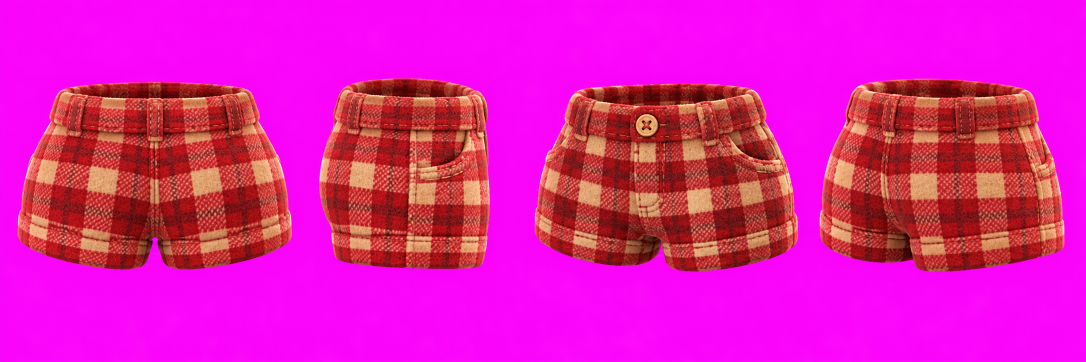
#> input picture assets-src/characters/capybara/wardrobe/views/bottom-check.png, 2172 x 724 px, given in place of bottom-check.png.webp, which was not available (shown at 1/2 size)
$ python -i wardrobe_views.py   (imports and definitions only)
#> lines starting #> are read from the running program, lines starting #| are printed output that depends on the picture; pictures that were not available may be replaced by others from this repository, and a replacement may not be noted
"""옷장 옷의 방향별 그림(뒤·옆·앞대각선·뒤대각선)을 만들고 자른다. 정면 그림은 split_wardrobe.py가 만든 <id>.webp 그대로 쓴다.

python scripts/wardrobe_views.py gen [slot/id ...]   → 옷마다 가로 4칸 시트 생성 (이미 있으면 건너뜀, 2개씩 동시에 — 메모리 부족으로 죽지 않게)
python scripts/wardrobe_views.py split               → 시트를 잘라 public/.../wardrobe/<slot>/<id>-<view>.webp 로 저장
python scripts/wardrobe_views.py synth glasses/id    → codex 없이 안경 정면 그림에서 옆·앞대각선 그림 합성 (안경은 뒤에서 안 보여 두 방향만 쓴다)

칸 순서는 lib/lobby/wardrobe.ts 의 VIEW_ART 순서(back, side, front3q, back3q)와 같아야 한다.
"""

import re
import shutil
import sys
from concurrent.futures import ThreadPoolExecutor
from pathlib import Path

from PIL import Image

ROOT = Path(__file__).resolve().parent.parent
sys.path.insert(0, str(ROOT / "scripts"))
from make_image import ASSETS_DIR, make_image  # noqa: E402
from split_wardrobe import key_magenta  # noqa: E402  (import 시 시트가 없으면 건너뛰기만 한다)

SLOTS = ["hat", "glasses", "onepiece"]  # lib/lobby/wardrobe.ts WARDROBE_SLOTS 와 같게 (상의·하의·신발·장갑은 보류)
VIEWS = ["back", "side", "front3q", "back3q"]
CAPY = ROOT / "assets-src/characters/capybara"
WARDROBE = ROOT / "public/assets/images/characters/capybara/wardrobe"
SRC_DIR = ROOT / "assets-src/characters/capybara/wardrobe/views"

HOW = {
    "hat": "머리에 쓴 모자만 (카피바라 귀가 들어갈 자리는 비워 둔 모양 그대로)",
    "glasses": "얼굴에 쓴 안경만 (옆에서는 앞 렌즈 하나와 귀로 가는 안경다리가 보이는 모양, 뒤에서는 안경다리 끝만)",
    "top": "몸통에 입은 상의만 (소매 포함)",
    "bottom": "허리~허벅지에 입은 하의만",
    "onepiece": "몸통~다리에 입은 한벌옷만 (후드·꼬리 같은 장식 포함)",
    "shoes": "신발 한 짝만 (한 칸에 딱 하나)",
    "gloves": "장갑 한 짝만 (한 칸에 딱 하나)",
}
PAIR_NOTE = (
    "신발·장갑은 칸마다 한 짝만 그린다. 뒤 칸은 뒤꿈치(장갑은 손등) 쪽, 옆 칸은 오른쪽을 향한 옆모습, "
    "앞대각선 칸은 오른쪽 아래를 향한 3/4, 뒤대각선 칸은 오른쪽 위를 향한 3/4."
)


# [8 lines left out: function items, not called in this run]


def sheet_name(slot: str, item_id: str) -> str:
    return f"wardrobe-views-{slot}-{item_id}"


# [69 lines left out: functions gen_one, gen, _safe, split, not called in this run]


def synth_glasses(item_id: str) -> None:
    """codex로 못 만든 안경의 옆·앞대각선 그림을 정면 그림에서 만든다 (안경은 뒤에서 안 보여 두 방향만 쓴다).
    앞대각선(오른쪽 아래를 봄)은 멀어지는 화면 오른쪽 렌즈를 좁히고, 옆(오른쪽을 봄)은 렌즈 하나를 옆에서 본 듯 좁혀 앞에 두고 테 색 안경다리를 귀 쪽으로 뻗는다
    """
    import numpy as np
    from PIL import ImageDraw

    front = Image.open(WARDROBE / "glasses" / f"{item_id}.webp").convert("RGBA")
    w, h = front.size
#> w = 2172; h = 724
    half = w // 2
#> half = 1086
    near, far = front.crop((0, 0, half, h)), front.crop((half, 0, w, h))
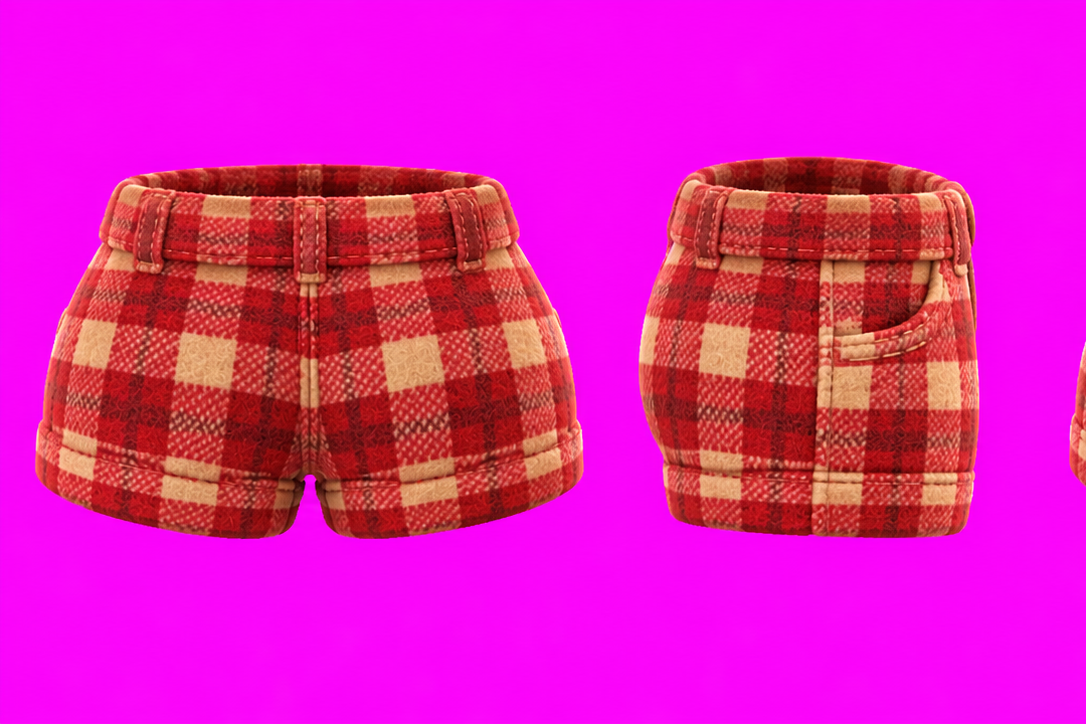
#> near: PIL image 1086x724 RGBA; mean R, G, B, A 225.4, 26.9, 177.6, 255
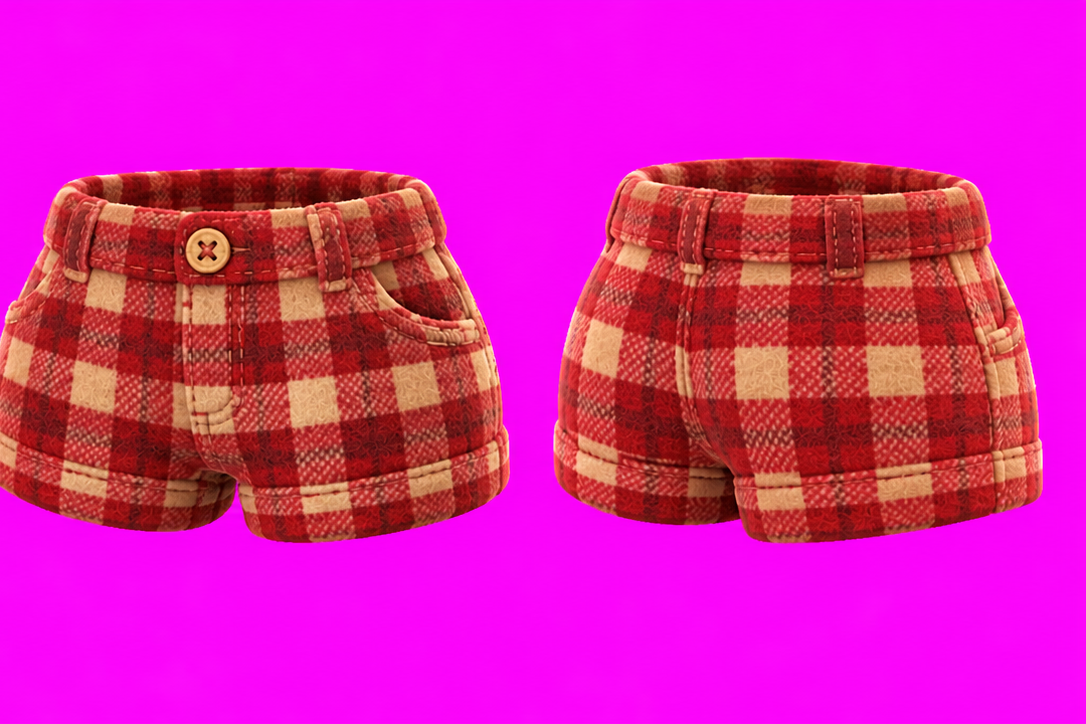
#> far: PIL image 1086x724 RGBA; mean R, G, B, A 219.2, 29.1, 168.8, 255

    quarter = Image.new("RGBA", (round(half * 0.95) + round(half * 0.6), h))
#> quarter: PIL image 1684x724 RGBA; every value is 0
    quarter.alpha_composite(near.resize((round(half * 0.95), h), Image.LANCZOS), (0, 0))
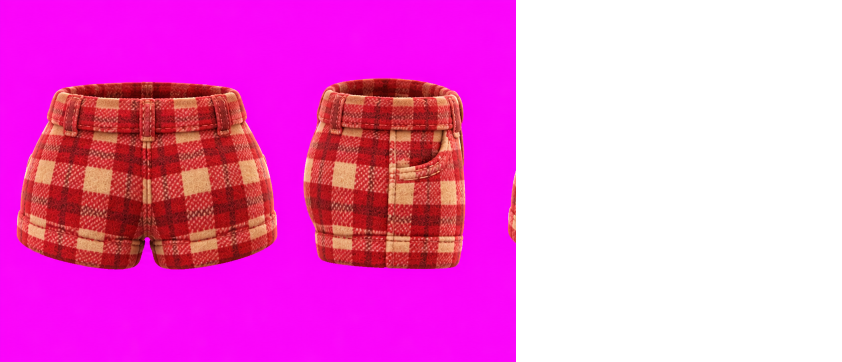
#> quarter: PIL image 1684x724 RGBA (shown at 1/2 size); mean R, G, B, A 138.1, 16.5, 108.8, 156.3; transparent parts drawn white
    quarter.alpha_composite(far.resize((round(half * 0.6), h), Image.LANCZOS), (round(half * 0.95), 0))
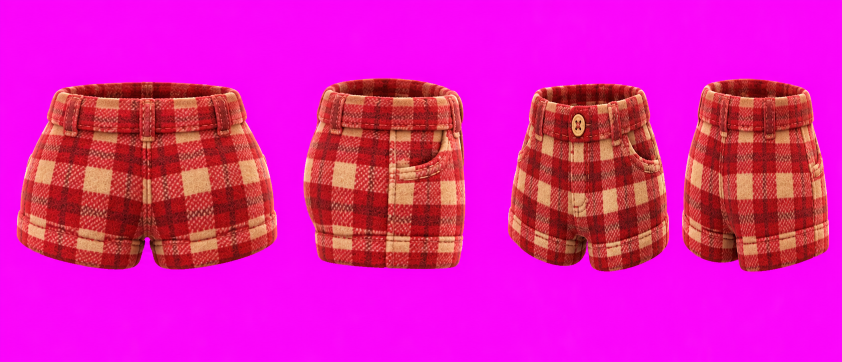
#> quarter: PIL image 1684x724 RGBA (shown at 1/2 size); mean R, G, B, A 223, 27.8, 174.2, 255

    pixels = np.array(front)
    solid = pixels[..., 3] > 200
#> solid: shape (724, 2172) bool; every value is 1
    lum = pixels[..., :3] @ np.array([0.299, 0.587, 0.114])
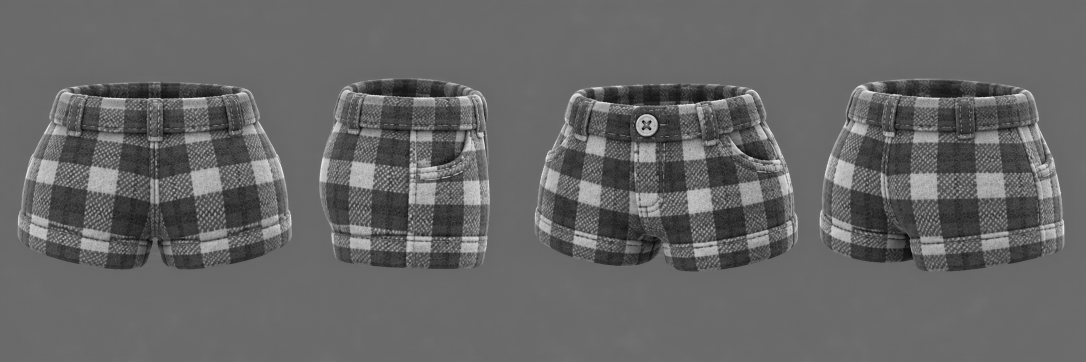
#> lum: shape (724, 2172) float64 (shown at 1/2 size); min 0.598, max 247.8, mean 102.6
    frame = pixels[solid & (lum > 90)][:, :3]  # 어두운 렌즈 빼고 테 색
    color = tuple(int(v) for v in np.median(frame if len(frame) else pixels[solid][:, :3], axis=0)) + (255,)
#> color = (250, 6, 249, 255)
    lens = far.resize((max(6, round(half * 0.3)), h), Image.LANCZOS)
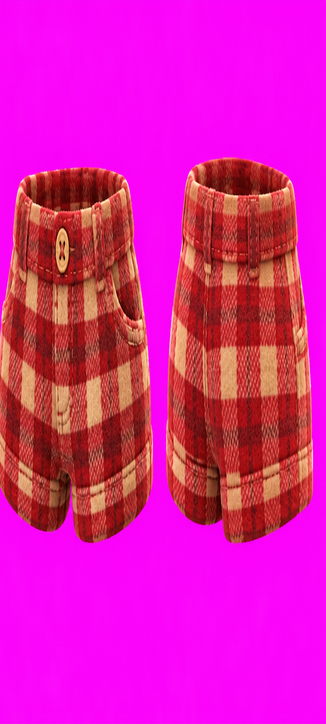
#> lens: PIL image 326x724 RGBA; mean R, G, B, A 219.1, 29.1, 168.8, 255
    temple, thick = round(h * 0.8), max(4, round(h * 0.11))
#> temple = 579; thick = 80
    side = Image.new("RGBA", (temple + lens.width, h))
#> side: PIL image 905x724 RGBA; every value is 0
    draw = ImageDraw.Draw(side)
    y = round(h * 0.38)
#> y = 275
    draw.rounded_rectangle((thick // 2, y, temple + lens.width // 2, y + thick), radius=thick // 2, fill=color)
    draw.rounded_rectangle((0, y, thick, y + round(h * 0.32)), radius=thick // 2, fill=color)  # 귀에 걸리는 끝
    side.alpha_composite(lens, (temple, 0))
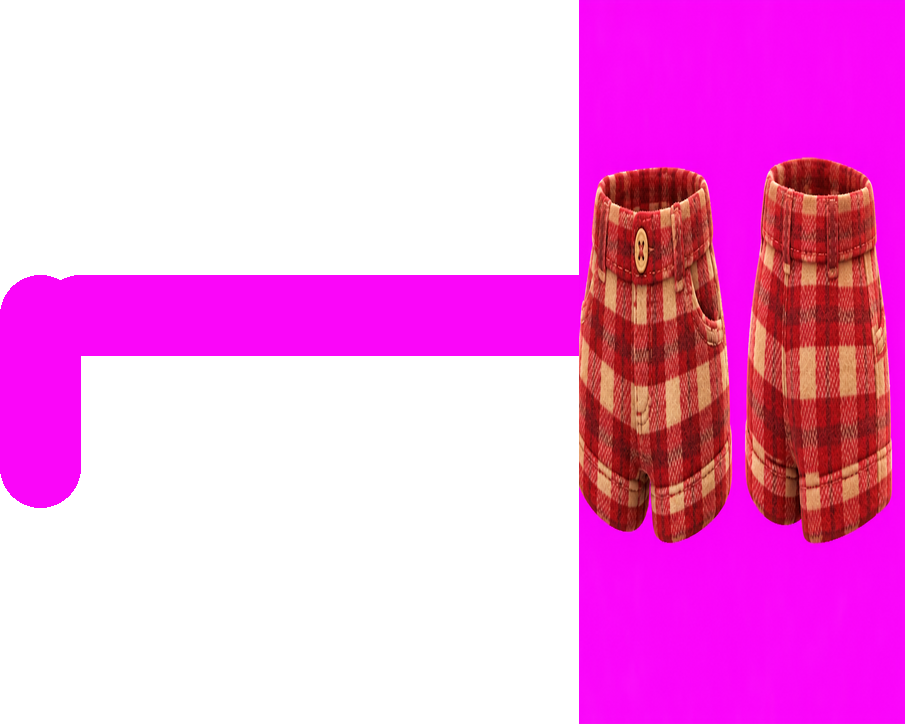
#> side: PIL image 905x724 RGBA; mean R, G, B, A 101.1, 11, 82.9, 114.5; transparent parts drawn white

    for view, image in (("front3q", quarter), ("side", side)):
        image = image.crop(image.getchannel("A").point(lambda v: 255 if v > 16 else 0).getbbox())
        image.save(WARDROBE / "glasses" / f"{item_id}-{view}.webp", "WEBP", quality=90, method=6)
#> this loop made 2 passes
#> view on passes 1 to 2: 'front3q', 'side'
    print(f"glasses/{item_id}: side, front3q (정면 그림에서 합성)")


# [10 lines not run here, left out]

>>> result = synth_glasses('../assets-src/characters/capybara/wardrobe/views/bottom-check.png')

$ run again, on assets-src/characters/capybara/wardrobe/views/bottom-pumpkin.png
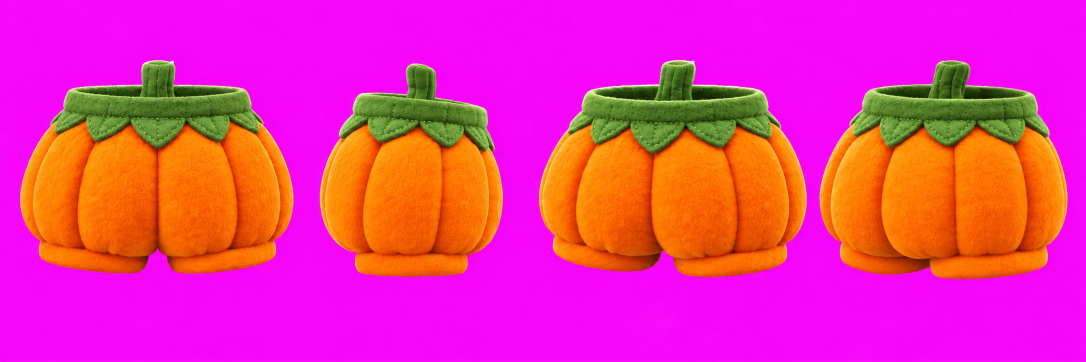
#> input picture assets-src/characters/capybara/wardrobe/views/bottom-pumpkin.png, 2172 x 724 px, given in place of bottom-pumpkin.png.webp, which was not available (shown at 1/2 size)
#> solid: shape (724, 2172) bool; every value is 1
#> in synth_glasses, `lum = pixels[..., :3] @ np.array([0.299, 0.587, 0.114])`:
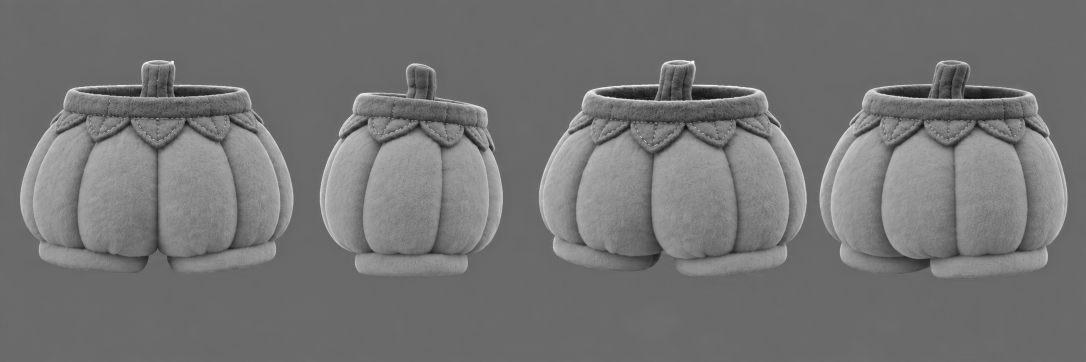
#> lum: shape (724, 2172) float64 (shown at 1/2 size); min 7.46, max 255, mean 116.3
#> color = (246, 8, 249, 255)
#> in synth_glasses, `side.alpha_composite(lens, (temple, 0))`:
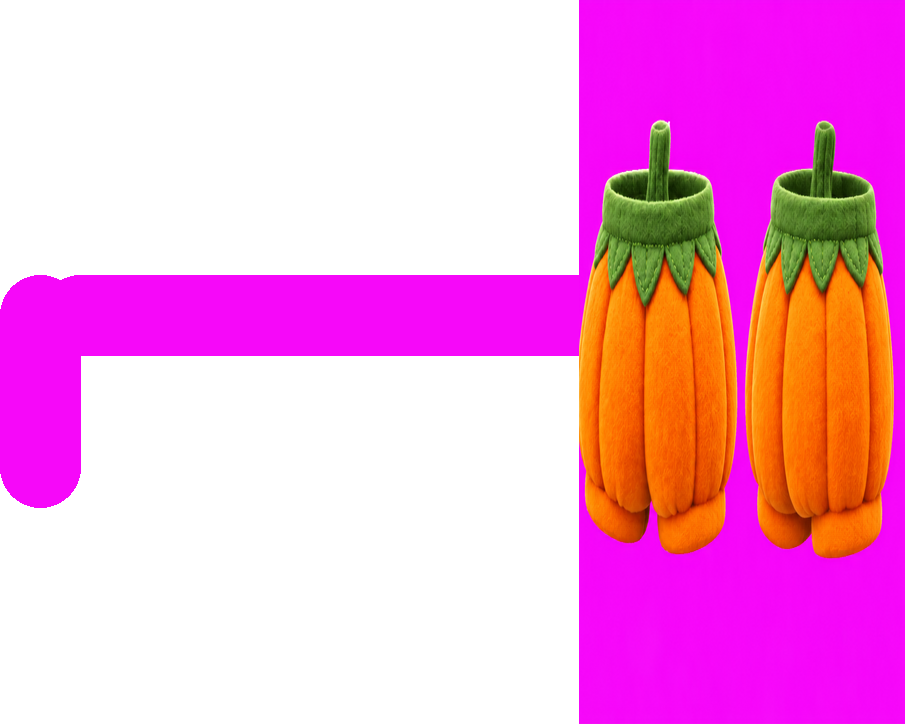
#> side: PIL image 905x724 RGBA; mean R, G, B, A 104, 20, 75.5, 114.5; transparent parts drawn white
#> the loop in synth_glasses, `for view, image in (("front3q", quarter), ("side", side)):` made 2 passes
#> view on passes 1 to 2: 'front3q', 'side'

$ run again, on assets-src/characters/capybara/wardrobe/views/bottom-tutu.png
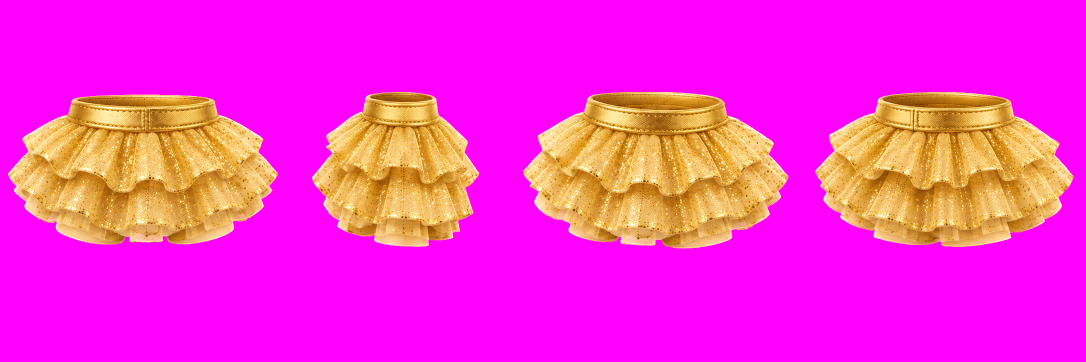
#> input picture assets-src/characters/capybara/wardrobe/views/bottom-tutu.png, 2172 x 724 px, given in place of bottom-tutu.png.webp, which was not available (shown at 1/2 size)
#> solid: shape (724, 2172) bool; every value is 1
#> in synth_glasses, `lum = pixels[..., :3] @ np.array([0.299, 0.587, 0.114])`:
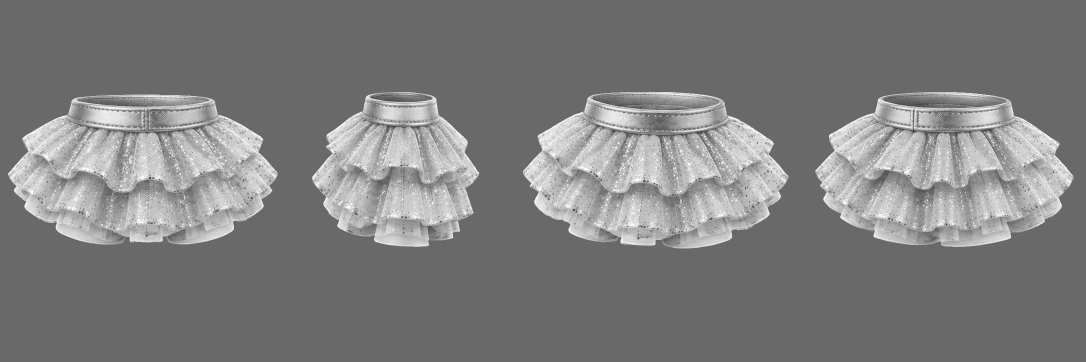
#> lum: shape (724, 2172) float64 (shown at 1/2 size); min 26.98, max 255, mean 126
#> color = (255, 0, 255, 255)
#> in synth_glasses, `side.alpha_composite(lens, (temple, 0))`:
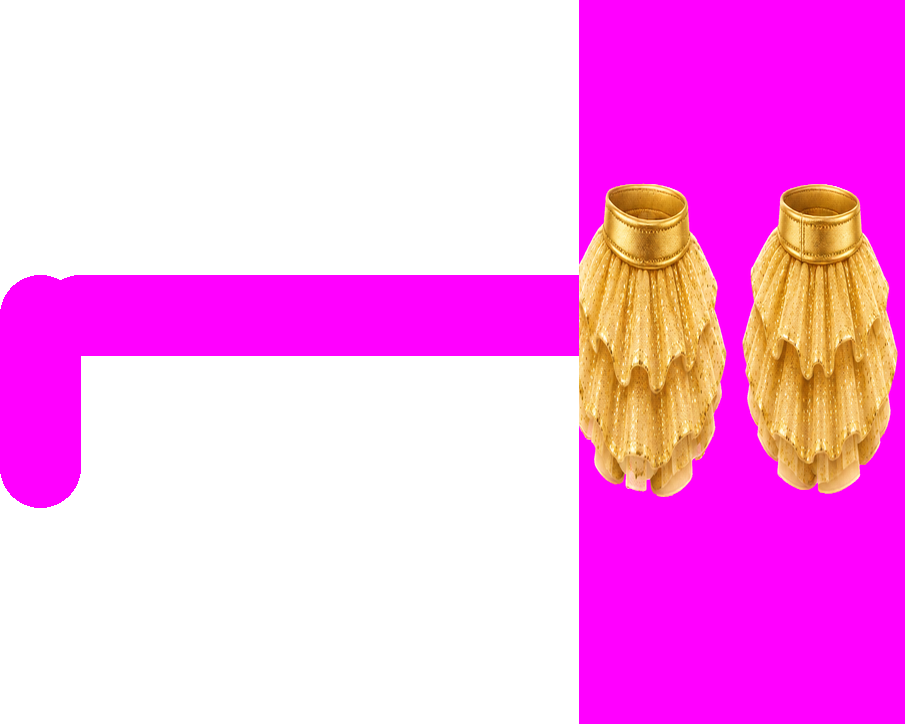
#> side: PIL image 905x724 RGBA; mean R, G, B, A 111.1, 19.1, 95, 114.5; transparent parts drawn white
#> the loop in synth_glasses, `for view, image in (("front3q", quarter), ("side", side)):` made 2 passes
#> view on passes 1 to 2: 'front3q', 'side'
